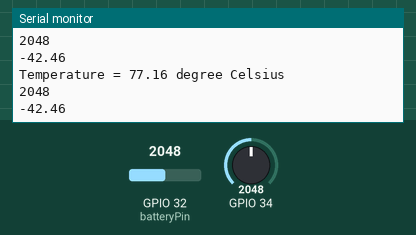
A sketch run on a simulated ESP32. Parts: the last lines printed to the serial monitor. The inputs (shaded band) are chosen by the test bench; at power-on: GPIO 32 (batteryPin) = 2048, GPIO 34 = 2048. Nothing arrives over Bluetooth unless stated; a phone connects over Bluetooth LE 3 s after start.

Above: at 8.8 s.
8.9 s: GPIO 32 (batteryPin) set to 2866
At 14.3 s:
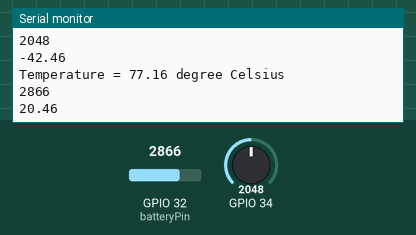
15.6 s: GPIO 34 set to 2866
At 19.3 s:
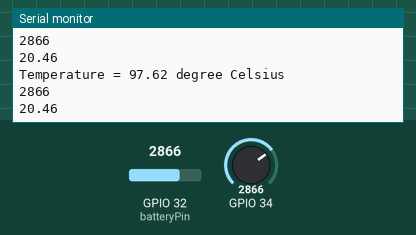
22.3 s: GPIO 32 (batteryPin) set to 3603
At 24.3 s:
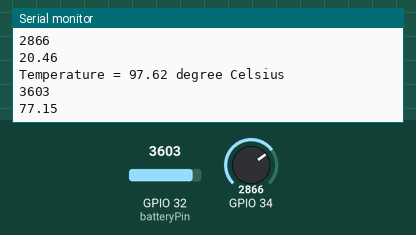
29.0 s: GPIO 34 set to 3603
At 34.4 s:
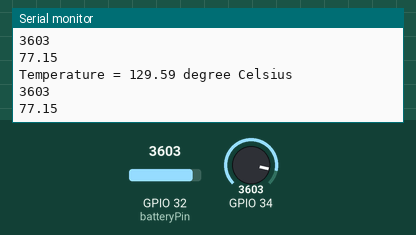
Timing chart, 0 to 35.9 s (numbered marks = the images above; inputs shaded):
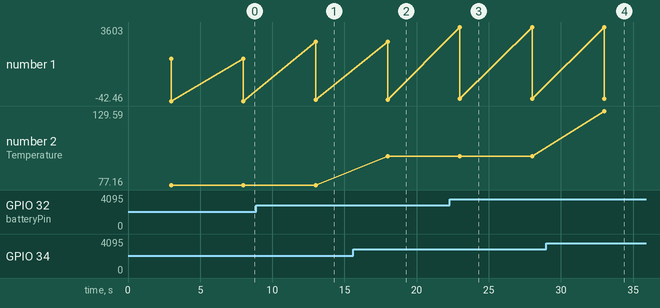

Measured:
- after the input at 8.9 s, the serial monitor: prints a new line after 4.1 s (image 1)
- after the input at 15.6 s, the serial monitor: prints a new line after 2.4 s (image 2)
- after the input at 22.3 s, the serial monitor: prints a new line after 0.70 s (image 3)
- after the input at 29.0 s, the serial monitor: prints a new line after 4.0 s (image 4)
- plotted number 1: -42.46 → 20.46 after the input at 8.9 s, 20.46 → 77.15 after the input at 22.3 s
- plotted number 2: 77.16 → 97.62 after the input at 15.6 s, 97.62 → 129.59 after the input at 29.0 s

The sketch:

bluetooth.ino
```cpp
#include <BLEDevice.h>
#include <BLEUtils.h>
#include <BLEServer.h>

#define DEVICE_NAME   "MRSensor"

#define BATTERY_SERVICE_UUID                "180F"
#define BATTERY_LEVEL_CHARACTERISTIC_UUID   "2A19"

#define THERMOMETER_SERVICE_UUID            "1809"
#define TEMPERATURE_CHARACTERISTIC_UUID     "2A1C"

/* Thermistor Constants */
const double VCC = 3.3;             // ESP32 on-board 3.3V VCC
const double R2 = 10000;            // 10k ohm series resistor
const double adc_resolution = 4095; // 12-bit ADC resolution for ESP32

const double A = 0.001129148;   // thermistor equation parameters
const double B = 0.000234125;
const double C = 0.0000000876741;

/* Battery Level Constants */
const int batteryPin = 32;  // ADC pin to read battery voltage (adjust to your actual pin)
const double R1 = 6200;    // Resistor R1 (6.2k ohms)
const double R2_battery = 1000;    // Resistor R2 (1k ohms) for battery voltage divider
const double MIN_VOLTAGE = 6.0;  // Approximate voltage when battery is "empty"
const double MAX_VOLTAGE = 9.0;  // Fully charged 9V battery

/* Bluetooth */
BLECharacteristic *batteryCharacteristic;
BLECharacteristic *temperatureCharacteristic;

bool deviceConnected = false;

//Setup callbacks onConnect and onDisconnect
class MyServerCallbacks : public BLEServerCallbacks {
  void onConnect(BLEServer* pServer) {
    deviceConnected = true;
    Serial.println("Device Connected");
  };
  void onDisconnect(BLEServer* pServer) {
    deviceConnected = false;
    Serial.println("Device Disconnected");
    BLEDevice::startAdvertising();
  }
};

void initBluetooth() {
  Serial.println("Starting BLE");

  BLEDevice::init(DEVICE_NAME);
  BLEServer *pServer = BLEDevice::createServer();
  pServer->setCallbacks(new MyServerCallbacks());

  Serial.println("Server started");

  // create the battery service
  BLEService *batteryService = pServer->createService(BATTERY_SERVICE_UUID);
  // battery level set to read/notify (client can listen to but not write to the topic)
  batteryCharacteristic =
    batteryService->createCharacteristic(BATTERY_LEVEL_CHARACTERISTIC_UUID, BLECharacteristic::PROPERTY_READ | BLECharacteristic::PROPERTY_NOTIFY);
  batteryService->start();

  // create the thermistor service
  BLEService *temperatureService = pServer->createService(THERMOMETER_SERVICE_UUID);
  // temperature set to read/notify (client can listen to but not write to the topic)
  temperatureCharacteristic =
    temperatureService->createCharacteristic(TEMPERATURE_CHARACTERISTIC_UUID, BLECharacteristic::PROPERTY_READ | BLECharacteristic::PROPERTY_NOTIFY);
  temperatureService->start();

  BLEAdvertising *pAdvertising = BLEDevice::getAdvertising();
  pAdvertising->addServiceUUID(BATTERY_SERVICE_UUID);
  pAdvertising->addServiceUUID(THERMOMETER_SERVICE_UUID);
  pAdvertising->setScanResponse(true);
  pAdvertising->setMinPreferred(0x06);  // functions that help with iPhone connections issue
  pAdvertising->setMinPreferred(0x12);

  BLEDevice::startAdvertising();
  Serial.println("Characteristics defined");
}

int calculateBatteryLevel() {
  int full_adc_value = 3900;
  int dead_adc_value = 2600;
  // Battery Voltage Measurement Code
  int adc_value_battery = analogRead(batteryPin);  // Read ADC value for battery voltage
  float batteryPercentage = ((float) ((adc_value_battery - dead_adc_value)) / (full_adc_value - dead_adc_value)) * 100;

  Serial.println(adc_value_battery);
  Serial.println(batteryPercentage);

  // Display the battery voltage and remaining percentage

  return batteryPercentage;

}

double calculateTemperature() {
  // Temperature Measurement Code
  double Vout, Rth, temperature, adc_value;
  adc_value = analogRead(34);
  Vout = (adc_value * VCC) / adc_resolution;
  Rth = (VCC * R2 / Vout) - R2;

  /* Steinhart-Hart Thermistor Equation:
   *  Temperature in Kelvin = 1 / (A + B[ln(R)] + C[ln(R)]^3)
   */
  temperature = (1 / (A + (B * log(Rth)) + (C * pow((log(Rth)), 3))));   // Temperature in Kelvin

  temperature = temperature - 221;  // Convert temperature to Celsius
  Serial.print("Temperature = ");
  Serial.print(temperature);
  Serial.println(" degree Celsius");

  return temperature;
}

void setup() {
  Serial.begin(115200);

  initBluetooth();
}

void loop() {
  // put your main code here, to run repeatedly:
  if (deviceConnected) {
    double temperature = calculateTemperature();
    float battery = calculateBatteryLevel();

    uint16_t parsedTemperature = (uint16_t) (temperature * 100);
    uint16_t parsedBattery = (uint16_t) (battery * 100);

    batteryCharacteristic->setValue(parsedBattery);
    batteryCharacteristic->notify();

    temperatureCharacteristic->setValue(parsedTemperature);
    temperatureCharacteristic->notify();

    delay(5000);  // wait 5s before sending next value
  }
}
```
